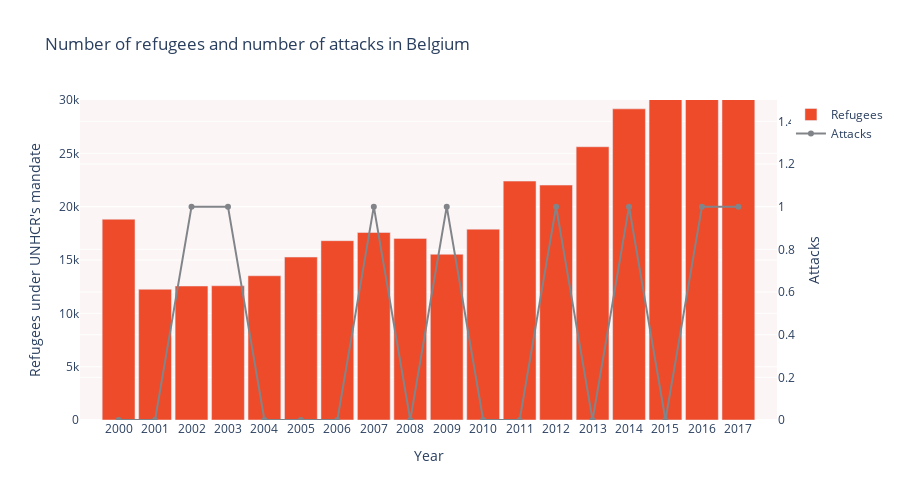

The cell this chart's notebook holds for it:
### Markdown cell above
x

### Code cell
import plotly.graph_objs as go
import plotly.express as px
import pandas as pd
import geopandas as gpd
import matplotlib.pyplot as plt

df4 = pd.read_csv('migranten_per_jaar_per_land.csv')
df5 = df4[df4.Year.between(2000, 2017)]
df6 = df5[df5["Country of asylum"] == 'Belgium']

df7 = pd.read_csv('aanslagen_per_jaar_per_land.csv')
df8 = df7[df7.year.between(2000, 2017)]
df9 = df8[df8["country"] == 'Belgium']

colors = ['rgb(238, 75, 43)', 'rgb(252,245,245)', 'rgb(129, 133, 137)']
fig = go.Figure()

fig.add_trace(go.Bar(
    x=df6['Year'],
    y=df6["Refugees under UNHCR's mandate"],
    marker_color='rgb(238, 75, 43)',
    name="Refugees",
    yaxis='y'  
))

fig.add_trace(go.Scatter(
    x=df9['year'],
    y=df9[('count')],
    marker_color='rgb(129, 133, 137)',
    name="Attacks",
    yaxis='y2'  
))

fig.update_layout(
    title='Number of refugees and number of attacks in Belgium',
    xaxis=dict(type='category'),
    yaxis=dict(range=[0, 30000], title="Refugees under UNHCR's mandate" , side='left'),
    yaxis2=dict(range=[0, 1.5], title="Attacks", overlaying='y', side='right'),  
    xaxis_title='Year',
    height=500,
    bargap=0.1,
    plot_bgcolor='rgb(252,245,245)',
)

fig.show()

### Figure 1 — Plotly figure (JSON) as saved in the notebook; plotly's stock layout.template omitted (floating-point values rounded to 4 significant figures)
{"data": [{"marker": {"color": "rgb(238, 75, 43)"}, "name": "Refugees", "type": "bar", "x": [2000, 2001, 2002, 2003, 2004, 2005, 2006, 2007, 2008, 2009, 2010, 2011, 2012, 2013, 2014, 2015, 2016, 2017], "y": [18821, 12252, 12560, 12583, 13522, 15277, 16811, 17578, 17025, 15536, 17891, 22396, 22023, 25617, 29170, 35302, 42158, 42158], "yaxis": "y"}, {"marker": {"color": "rgb(129, 133, 137)"}, "name": "Attacks", "type": "scatter", "x": [2000, 2001, 2002, 2003, 2004, 2005, 2006, 2007, 2008, 2009, 2010, 2011, 2012, 2013, 2014, 2015, 2016, 2017], "y": [0, 0, 1, 1, 0, 0, 0, 1, 0, 1, 0, 0, 1, 0, 1, 0, 1, 1], "yaxis": "y2"}], "layout": {"bargap": 0.1, "height": 500, "plot_bgcolor": "rgb(252,245,245)", "title": {"text": "Number of refugees and number of attacks in Belgium"}, "xaxis": {"title": {"text": "Year"}, "type": "category"}, "yaxis": {"range": [0, 30000], "side": "left", "title": {"text": "Refugees under UNHCR's mandate"}}, "yaxis2": {"overlaying": "y", "range": [0, 1.5], "side": "right", "title": {"text": "Attacks"}}}}
